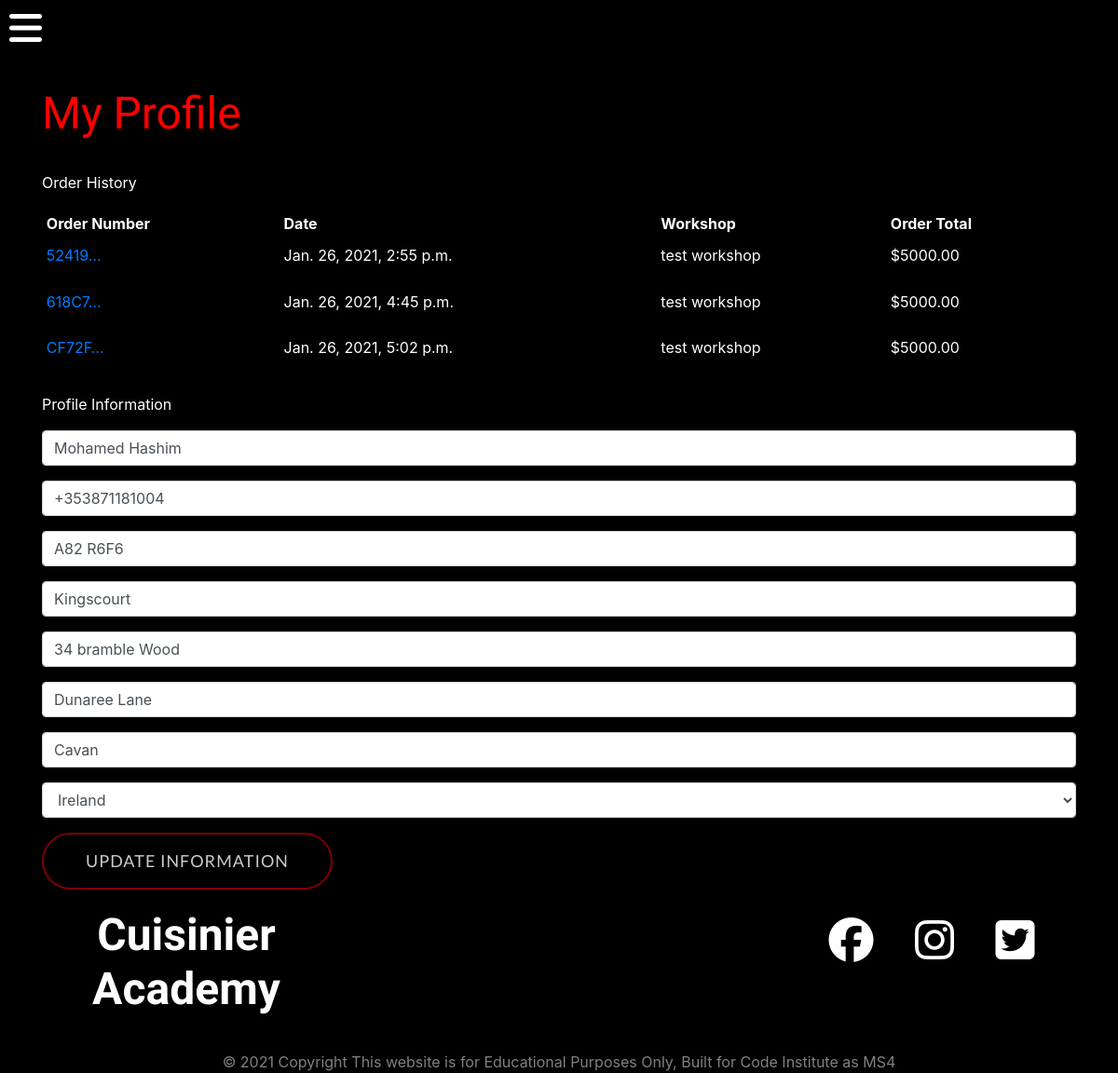
Page /profiles/ (signed in) on the committed database.
### reservations/models.py (models this page shows, shortened)
class Order(models.Model):
    order_number = models.CharField(max_length=32, null=False, editable=False)
    user_profile = models.ForeignKey(UserProfile, on_delete=models.SET_NULL,
                                     null=True, blank=True, related_name='orders')
    full_name = models.CharField(max_length=50, null=False, blank=False)
    email = models.EmailField(max_length=254, null=False, blank=False)
    phone_number = models.CharField(max_length=20, null=False, blank=False)
    country = CountryField(blank_label='Country', null=True, blank=True)
    postcode = models.CharField(max_length=20, null=True, blank=True)
    town_or_city = models.CharField(max_length=40, null=False, blank=False)
    street_address1 = models.CharField(max_length=80, null=False, blank=False)
    street_address2 = models.CharField(max_length=80, null=True, blank=True)
    county = models.CharField(max_length=80, null=True, blank=True)
    date = models.DateTimeField(auto_now_add=True)
    workshop = models.ForeignKey(Workshop, null=True, blank=True, on_delete=models.CASCADE)
    order_total = models.DecimalField(
        max_digits=10, decimal_places=2, null=False, default=0)

### workshops/models.py (models this page shows, shortened)
class Workshop(models.Model):
    title = models.CharField(max_length=100)
    sub_title = models.CharField(max_length=200)
    description = models.TextField(blank=True)
    expert = models.ForeignKey(Expert,default=None, on_delete=models.DO_NOTHING)
    main_img = models.ImageField(null=True, blank=True) # upload file path
    image_1 = models.ImageField(null=True, blank=True)
    image_2 = models.ImageField(null=True, blank=True)
    image_3 = models.ImageField(null=True, blank=True)
    agenda_day_1 = models.TextField(null=True, blank=True)
    agenda_day_2 = models.TextField(null=True, blank=True)
    agenda_day_3 = models.TextField(null=True, blank=True)
    price = models.DecimalField(null=True, max_digits=6, decimal_places=2, blank=True)
    date = models.DateTimeField(default=datetime.now, blank=True)
    location = models.CharField(null=True, max_length=200)
    is_published = models.BooleanField(default=True)

### profiles/models.py (models this page shows, shortened)
class UserProfile(models.Model):
    user = models.OneToOneField(User, on_delete=models.CASCADE)
    full_name = models.CharField(max_length=50, null=True, blank=True)
    phone_number = models.CharField(max_length=20, null=True, blank=True)
    postcode = models.CharField(max_length=20, null=True, blank=True)
    town_or_city = models.CharField(max_length=40, null=True, blank=True)
    street_address1 = models.CharField(max_length=80, null=True, blank=True)
    street_address2 = models.CharField(max_length=80, null=True, blank=True)
    county = models.CharField(max_length=80, null=True, blank=True)
    country = CountryField(blank_label='Country', null=True, blank=True)

### profiles/views.py (the view)
# urls.py: path('', views.profile, name='profiles'),
def profile(request):
    profile = get_object_or_404(UserProfile, user=request.user)
    if request.method == 'POST':
        form = UserProfileForm(request.POST, instance=profile)
        if form.is_valid():
            form.save()
            messages.success(request, 'Profile updated successfully')
    form = UserProfileForm(instance=profile)
    orders = profile.orders.all()
    template = 'profiles/profile.html'
    context = {
        'form': form,
        'orders': orders,
        'on_profile_page': True
    }
    return render(request, template, context)

### profiles/forms.py
class UserProfileForm(forms.ModelForm):
    class Meta:
        model = UserProfile
        exclude = ('user',)
    def __init__(self, *args, **kwargs):
        super().__init__(*args, **kwargs)
        placeholders = {
            'full_name': 'Full Name',
            'phone_number': 'Phone Number',
            'postcode': 'Postal Code',
            'town_or_city': 'Town or City',
            'street_address1': 'Street Address 1',
            'street_address2': 'Street Address 2',
            'county': 'County, State or Locality',
        }
        self.fields['phone_number'].widget.attrs['autofocus'] = True
        for field in self.fields:
            if field != 'country':
                if self.fields[field].required:
                    placeholder = f'{placeholders[field]} *'
                else:
                    placeholder = placeholders[field]
                self.fields[field].widget.attrs['placeholder'] = placeholder
            self.fields[field].label = False

### profiles/templates/profiles/profile.html (shortened to what this page needs)
{% extends "base.html" %}
{% load static %}
{% block extra_css %}
    <link rel="stylesheet" href="{% static 'profiles/css/profiles.css' %}">
{% endblock %}
{% block content %}
<div class="container">
    <div class="row">
        <div class="col">
            <hr>
            <h2 class="section-title">My Profile</h2>
            <hr>
        </div>
    </div>
    <div class="row">
        <div class="col-12">
            <p class="text-white">Order History</p>
            <div class="table-responsive">
                <table class="table table-sm table-borderless">
                    <thead>
                        <tr>
                            <th class="text-white">Order Number</th>
                            <th class="text-white">Date</th>
                            <th class="text-white">Workshop</th>
                            <th class="text-white">Order Total</th>
                        </tr>
                    </thead>
                    <tbody>
                        {% for order in orders %}
                        <tr>
                            <td>
                                <a href="{% url 'order_history' order.order_number %}" title="{{ order.order_number }}">
                                    {{ order.order_number|truncatechars:6 }}
                                </a>
                            </td>
                            <td class="text-white">{{ order.date }}</td>
                            <td>
                                <ul class="list-unstyled text-white">
                                    {{ order.workshop.title }}
                                </ul>
                            </td>
                            <td class="text-white">${{ order.order_total }}</td>
                        </tr>
                        {% endfor %}
                    </tbody>
                </table>
            </div>
        </div>
        <div class="col-12">
            <p class="text-white">Profile Information</p>
            <form class="" action="{% url 'profiles' %}" method="POST" id="profile-update-form">
                {{ form|crispy }}
                <button class="btn btn-header-2">Update Information</button>
            </form>
        </div>
    </div>
</div>
    {% endblock %}

### templates/base.html (shortened to what this page needs)
{% load static %}
<!doctype html>
<html lang="en">
<head>
    <link rel="stylesheet" href="https://stackpath.bootstrapcdn.com/bootstrap/4.4.1/css/bootstrap.min.css"
>
    <link rel="stylesheet" href="{% static 'css/base.css' %}">
    {% block extra_css %}
    {% endblock %}
</head>
<body>
    <div class="sticky-top ">
    <span style="font-size:30px;cursor:pointer" onclick="openNav()"><i class="fas fa-bars navbaricon"></i></span>
    </div>
    {% block content %}
    {% endblock %}
    <footer class="container-fluid">
        <div class="row justify-content-between">
            <div class="col-lg-4 col-sm-12">
                <h5 class="footer-header text-center">Cuisinier Academy</h5>
            </div>
            <div class="col-lg-4 col-sm-12 text-center">
                    <a class="footer-social-icon" href="https://www.facebook.com" target="_blank"><i
                                class="fab fa-facebook"></i></a>
                    <a class="footer-social-icon" href="https://www.instagram.com/" target="_blank"><i
                                class="fab fa-instagram"></i></a>
                    <a class="footer-social-icon" href="https://www.twitter.com" target="_blank"><i
                                class="fab fa-twitter-square"></i></a>
            </div>
        </div>
        <div class="Copyright text-center">
            © 2021 Copyright This website is for Educational Purposes Only, Built for Code Institute as MS4
        </div>
    </footer>
</body>
</html>

### static/css/base.css (style rules this page uses)
body { background-color: black; }
.navbaricon { color: white; font-size: 40px; padding: 10px; }
.section-title { color: red; font-size: 48px; font-family: 'flamenco', sans-serif; justify-content: left; }
.btn-header-2 { color: rgba(255, 255, 255, 0.8) ; border: 2px solid; border-color: rgba(255, 0, 0, 0.5); border-radius: 300px; letter-spacing: 1px; text-transform: uppercase; font-size: 18px; font-family: 'Lato', sans-serif; padding: 15px 45px; margin-bottom: 20px; }
.footer-header { color: white; font-size: 48px; font-weight: bold; font-family: 'flamenco', sans-serif; justify-content: left; }
.footer-social-icon { color: white; font-size: 48px; font-weight: bold; font-family: 'flamenco', sans-serif; justify-content: left; padding: 20px; }
.Copyright { margin-top: 30px; color: gray; }

### rows in the picture
Order: order_number "52419…", date "Jan. 26, 2021, 2:55 p.m.", workshop "test workshop", order_total "5000.00"
Order: order_number "618C7…", date "Jan. 26, 2021, 4:45 p.m.", workshop "test workshop", order_total "5000.00"
Order: order_number "CF72F…", date "Jan. 26, 2021, 5:02 p.m.", workshop "test workshop", order_total "5000.00"
UserProfile: full_name "Mohamed Hashim", phone_number "+353871181004", postcode "A82 R6F6", town_or_city "Kingscourt", street_address1 "34 bramble Wood", street_address2 "Dunaree Lane", county "Cavan", country "Ireland"
